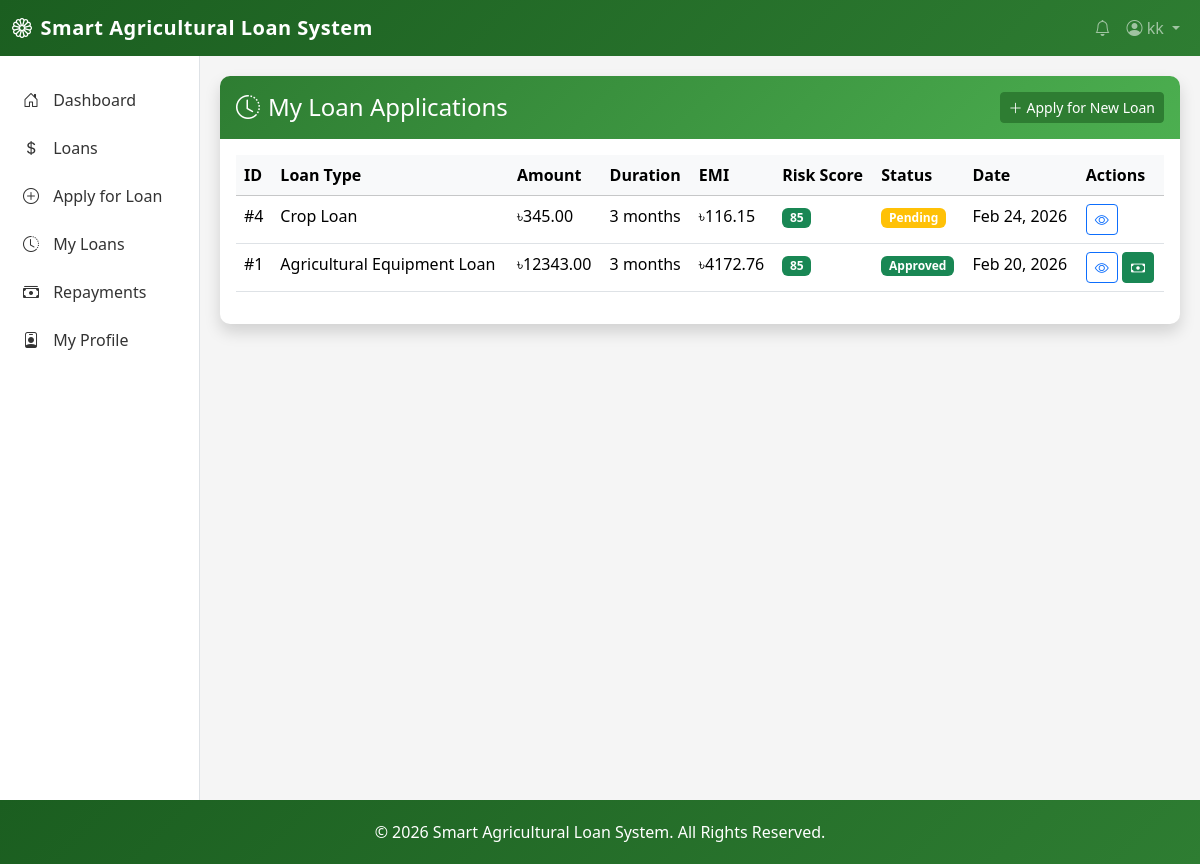
The app's page /loan/history/ (signed in) with its own data.
### loan_app/models.py (models this page shows, shortened)
class User(AbstractUser):
    ROLE_CHOICES = [
        ("Farmer", "Farmer"),
        ("Bank Officer", "Bank Officer"),
        ("Admin", "Admin"),
    ]
    role = models.CharField(max_length=20, choices=ROLE_CHOICES, default="Farmer")
    phone_number = models.CharField(max_length=20, blank=True)
    profile_picture = models.ImageField(
        upload_to="profile_pictures/", blank=True, null=True
    )
    is_verified = models.BooleanField(default=False)
    nid_card_front = models.FileField(
        upload_to="nid_cards/",
        blank=True,
        null=True,
        help_text="Upload NID card front side",
    )
    nid_card_back = models.FileField(
        upload_to="nid_cards/",
        blank=True,
        null=True,
        help_text="Upload NID card back side",
    )
    nid_verified = models.BooleanField(
        default=False, help_text="Whether NID has been verified by bank officer"
    )
    nid_verified_by = models.ForeignKey(
        "self",
        on_delete=models.SET_NULL,
        null=True,
        blank=True,
        related_name="nid_verifications",
    )
    nid_verified_at = models.DateTimeField(null=True, blank=True)

class LoanApplication(models.Model):
    STATUS_CHOICES = [
        ("Pending", "Pending"),
        ("Approved", "Approved"),
        ("Rejected", "Rejected"),
    ]
    farmer = models.ForeignKey(
        User, on_delete=models.CASCADE, related_name="loan_applications"
    )
    loan_type = models.ForeignKey(
        LoanType, on_delete=models.CASCADE, related_name="applications"
    )
    amount = models.DecimalField(max_digits=12, decimal_places=2)
    duration_months = models.IntegerField(help_text="Loan duration in months")
    risk_score = models.IntegerField(
        default=0, help_text="Auto-calculated risk score (0-100)"
    )
    status = models.CharField(max_length=20, choices=STATUS_CHOICES, default="Pending")
    emi = models.DecimalField(
        max_digits=12, decimal_places=2, default=0, help_text="Monthly EMI amount"
    )
    created_at = models.DateTimeField(auto_now_add=True)
    updated_at = models.DateTimeField(auto_now=True)

class LoanType(models.Model):
    name = models.CharField(max_length=100, unique=True)
    interest_rate = models.DecimalField(
        max_digits=5, decimal_places=2, help_text="Interest rate in percentage"
    )
    max_amount = models.DecimalField(
        max_digits=12, decimal_places=2, help_text="Maximum loan amount in BDT"
    )
    description = models.TextField(blank=True)
    created_at = models.DateTimeField(auto_now_add=True)
    updated_at = models.DateTimeField(auto_now=True)

### loan_app/views.py (the view)
# urls.py: path("loan/history/", views.loan_history, name="loan_history"),
@login_required
def loan_history(request):
    applications = LoanApplication.objects.filter(farmer=request.user).order_by(
        "-created_at"
    )
    paginator = Paginator(applications, 10)
    page_number = request.GET.get("page")
    page_obj = paginator.get_page(page_number)
    return render(request, "loan/history.html", {"page_obj": page_obj})

### templates/loan/history.html (shortened to what this page needs)
{% extends 'base.html' %}
{% block content %}
<div class="row">
    <div class="col-12">
        <div class="card shadow">
            <div class="card-header py-3 d-flex justify-content-between align-items-center">
                <h4 class="mb-0"><i class="bi bi-clock-history me-2"></i>My Loan Applications</h4>
                <a href="{% url 'loan_apply' %}" class="btn btn-primary btn-sm">
                    <i class="bi bi-plus-lg me-1"></i>Apply for New Loan
                </a>
            </div>
            <div class="card-body">
                {% if page_obj %}
                <div class="table-responsive">
                    <table class="table table-hover">
                        <thead class="table-light">
                            <tr>
                                <th>ID</th>
                                <th>Loan Type</th>
                                <th>Amount</th>
                                <th>Duration</th>
                                <th>EMI</th>
                                <th>Risk Score</th>
                                <th>Status</th>
                                <th>Date</th>
                                <th>Actions</th>
                            </tr>
                        </thead>
                        <tbody>
                            {% for loan in page_obj %}
                            <tr>
                                <td>#{{ loan.id }}</td>
                                <td>{{ loan.loan_type.name }}</td>
                                <td>৳{{ loan.amount|floatformat:2 }}</td>
                                <td>{{ loan.duration_months }} months</td>
                                <td>৳{{ loan.emi|floatformat:2 }}</td>
                                <td>
                                    {% if loan.risk_score >= 70 %}
                                        <span class="badge bg-success">{{ loan.risk_score }}</span>
                                    {% elif loan.risk_score >= 40 %}
                                        <span class="badge bg-warning">{{ loan.risk_score }}</span>
                                    {% else %}
                                        <span class="badge bg-danger">{{ loan.risk_score }}</span>
                                    {% endif %}
                                </td>
                                <td>
                                    {% if loan.status == 'Pending' %}
                                        <span class="badge bg-warning">{{ loan.status }}</span>
                                    {% elif loan.status == 'Approved' %}
                                        <span class="badge bg-success">{{ loan.status }}</span>
                                    {% else %}
                                        <span class="badge bg-danger">{{ loan.status }}</span>
                                    {% endif %}
                                </td>
                                <td>{{ loan.created_at|date:"M d, Y" }}</td>
                                <td>
                                    <a href="{% url 'loan_detail' loan.id %}" class="btn btn-sm btn-outline-primary">
                                        <i class="bi bi-eye"></i>
                                    </a>
                                    {% if loan.status == 'Approved' %}
                                    <a href="{% url 'make_repayment' loan.id %}" class="btn btn-sm btn-success">
                                        <i class="bi bi-cash"></i>
                                    </a>
                                    {% endif %}
                                </td>
                            </tr>
                            {% endfor %}
                        </tbody>
                    </table>
                </div>
                {% else %}
                <div class="text-center py-5">
                    <i class="bi bi-inbox text-muted" style="font-size: 3rem;"></i>
                    <p class="mt-3 text-muted">No loan applications yet.</p>
                    <a href="{% url 'loan_apply' %}" class="btn btn-primary">Apply for Your First Loan</a>
                </div>
                {% endif %}
            </div>
        </div>
    </div>
</div>
{% endblock %}

### templates/base.html (shortened to what this page needs)
<!DOCTYPE html>
<html lang="en">
<head>
    <link href="https://cdn.jsdelivr.net/npm/bootstrap@5.3.2/dist/css/bootstrap.min.css" rel="stylesheet">
    <link rel="stylesheet" href="https://cdn.jsdelivr.net/npm/bootstrap-icons@1.11.1/font/bootstrap-icons.css">
</head>
<body>
    <nav class="navbar navbar-expand-lg navbar-dark">
        <div class="container-fluid">
            <a class="navbar-brand" href="/">
                <i class="bi bi-flower1 me-2"></i>Smart Agricultural Loan System
            </a>
            <div class="collapse navbar-collapse" id="navbarNav">
                <ul class="navbar-nav ms-auto">
                    <li class="nav-item">
                        <a class="nav-link" href="#"><i class="bi bi-bell"></i></a>
                    </li>
                    <li class="nav-item dropdown">
                        <a class="nav-link dropdown-toggle" href="#" role="button" data-bs-toggle="dropdown">
                            {% if user.profile_picture %}
                                <img src="{{ user.profile_picture.url }}" class="rounded-circle me-1" style="width: 25px; height: 25px; object-fit: cover;">
                            {% else %}
                                <i class="bi bi-person-circle"></i>
                            {% endif %}
                            {{ user.username }}
                        </a>
                    </li>
                </ul>
            </div>
        </div>
    </nav>
    <div class="container-fluid">
        <div class="row">
            <div class="col-md-2 sidebar">
                <ul class="nav flex-column">
                    <li class="nav-item">
                        <a class="nav-link" href="{% url 'dashboard' %}">
                            <i class="bi bi-house-door"></i> Dashboard
                        </a>
                    </li>
                    {% if user.role == 'Farmer' %}
                    <li class="nav-item">
                        <a class="nav-link" href="{% url 'loan_list' %}">
                            <i class="bi bi-currency-dollar"></i> Loans
                        </a>
                    </li>
                    <li class="nav-item">
                        <a class="nav-link" href="{% url 'loan_apply' %}">
                            <i class="bi bi-plus-circle"></i> Apply for Loan
                        </a>
                    </li>
                    <li class="nav-item">
                        <a class="nav-link" href="{% url 'loan_history' %}">
                            <i class="bi bi-clock-history"></i> My Loans
                        </a>
                    </li>
                    <li class="nav-item">
                        <a class="nav-link" href="{% url 'repayment_history' %}">
                            <i class="bi bi-cash-stack"></i> Repayments
                        </a>
                    </li>
                    <li class="nav-item">
                        <a class="nav-link" href="{% url 'farmer_profile' %}">
                            <i class="bi bi-person-badge"></i> My Profile
                        </a>
                    </li>
                    {% endif %}
                </ul>
            </div>
            <div class="col-md-10 content-wrapper">
                {% block content %}{% endblock %}
            </div>
        </div>
    </div>
    <footer class="footer text-center">
        <div class="container">
            <p class="mb-0">&copy; 2026 Smart Agricultural Loan System. All Rights Reserved.</p>
        </div>
    </footer>
</body>
</html>

### templates/base.html (style rules this page uses)
:root { --agri-green: #2e7d32; --agri-green-light: #4caf50; --agri-green-dark: #1b5e20; --agri-light: #e8f5e9; }
body { background-color: #f5f5f5; min-height: 100vh; display: flex; flex-direction: column; }
.navbar { background: linear-gradient(135deg, var(--agri-green-dark), var(--agri-green)); }
.sidebar { background: white; min-height: calc(100vh - 56px); border-right: 1px solid #dee2e6; padding: 20px 0; }
.sidebar .nav-link { color: #333; padding: 12px 20px; border-left: 3px solid transparent; transition: all 0.3s; }
.sidebar .nav-link i { margin-right: 10px; }
.content-wrapper { flex: 1; padding: 20px; }
.card { border: none; border-radius: 10px; box-shadow: 0 2px 10px rgba(0,0,0,0.08); }
.card-header { background: linear-gradient(135deg, var(--agri-green), var(--agri-green-light)); color: white; border-radius: 10px 10px 0 0 !important; border: none; }
.btn-primary { background-color: var(--agri-green); border-color: var(--agri-green); }
.footer { background: linear-gradient(135deg, var(--agri-green-dark), var(--agri-green)); color: white; padding: 20px 0; margin-top: auto; }
.navbar-brand { font-weight: 600; letter-spacing: 0.5px; }

### records on screen
User: username "kk"
LoanApplication: id "4", loan_type.name "Crop Loan", amount "345.00", duration_months "3", emi "116.15", risk_score "85", status "Pending", created_at "Feb 24, 2026"
LoanApplication: id "1", loan_type.name "Agricultural Equipment Loan", amount "12343.00", duration_months "3", emi "4172.76", risk_score "85", status "Approved", created_at "Feb 20, 2026"
